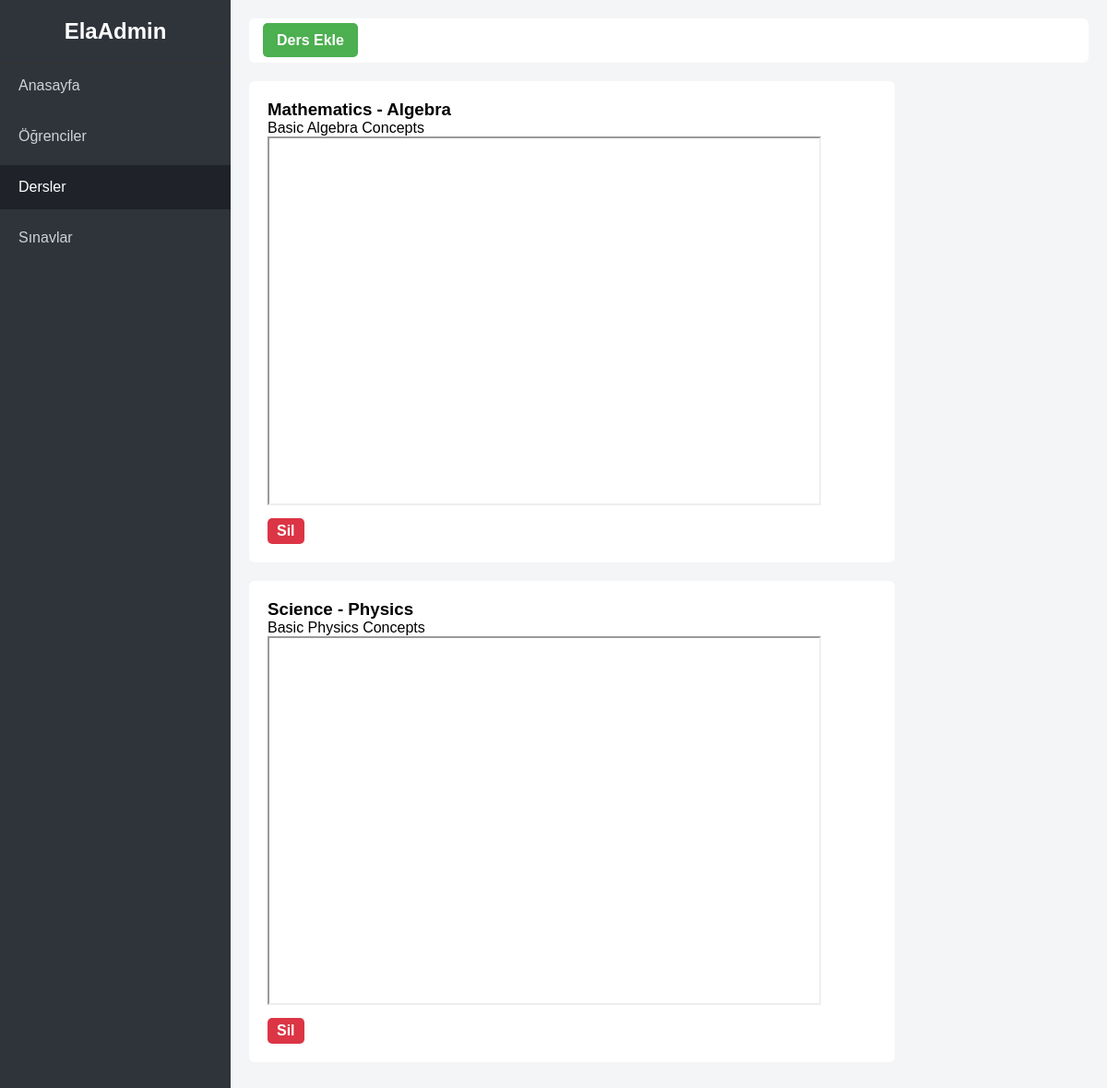
The app's page /dersler, older data.
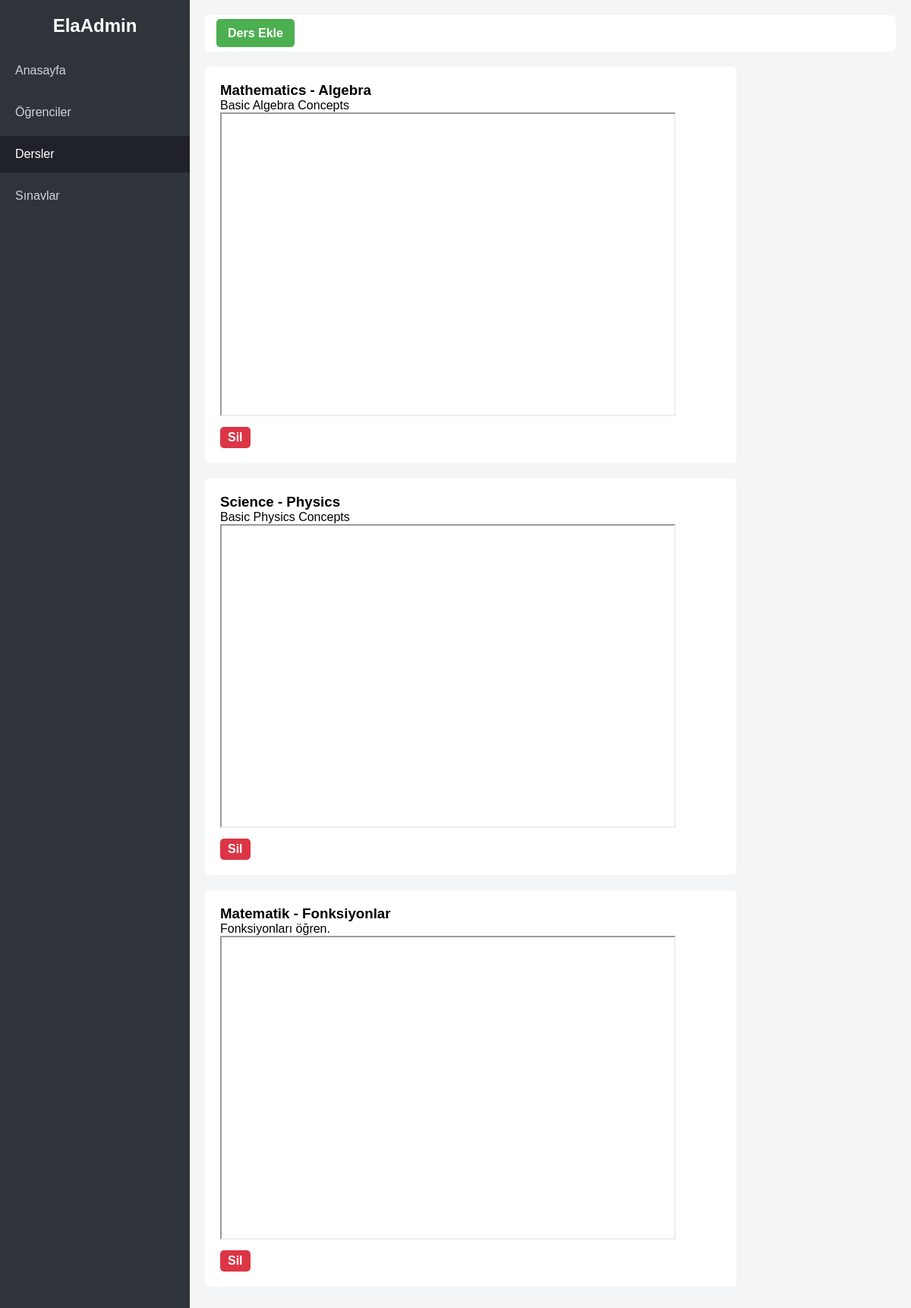
The same page, newer data.
### tables this page shows
CREATE TABLE lessons (
            id INTEGER PRIMARY KEY AUTOINCREMENT,
            lesson_name TEXT,
            topic_name TEXT,
            description TEXT,
            youtube_url TEXT,
            class_id INTEGER,
            FOREIGN KEY (class_id) REFERENCES classes(id)
        );

### main.py (the view)
@app.route('/dersler')
def dersler():
    lessons = db_manager.get_all_lessons()
    data = [
        {
            "lesson": l[1],
            "topic": l[2],
            "desc": l[3],
            "youtube": l[4]
        } for l in lessons
    ]
    return render_template("dersler.html", lessons=data)

### DBmanager.py (called while the page is built)
    def get_all_lessons(self):
        self.cursor.execute("SELECT * FROM lessons")
        return self.cursor.fetchall()

### templates/dersler.html (shortened to what this page needs)
<!DOCTYPE html>
<html lang="tr">
<head>
    <link rel="stylesheet" href="{{ url_for('static', filename='css/style.css') }}">
</head>
<body>
{% block content %}
<div class="container">
    <aside class="sidebar">
        <h2>ElaAdmin</h2>
        <ul>
            <li><a href="/">Anasayfa</a></li>
            <li><a href="/ogrenciler">Öğrenciler</a></li>
            <li class="active"><a href="/dersler">Dersler</a></li>
            <li><a href="/sinavlar">Sınavlar</a></li>
        </ul>
    </aside>
    <main class="main">
        <div class="topbar">
            <a href="/dersler/add">Ders Ekle</a>
        </div>
        {% for l in lessons %}
            <div class="card">
            <h3>{{ l.lesson }} - {{ l.topic }}</h3>
            <p>{{ l.desc }}</p>
            <iframe src="https://www.youtube.com/embed/{{ l.youtube.split('v=')[1] }}" width="600" height="400" allowfullscreen></iframe>
            <a class="delete-btn-lesson" href="/dersler/delete/{{l.id}}">Sil</a>
            </div>
        {% endfor %}
    </main>
</div>
{% endblock %}
</body>
</html>

Row changes from the older to the newer data that the page shows:
added lessons: lesson "Matematik", topic "Fonksiyonlar", desc "Fonksiyonları öğren."
